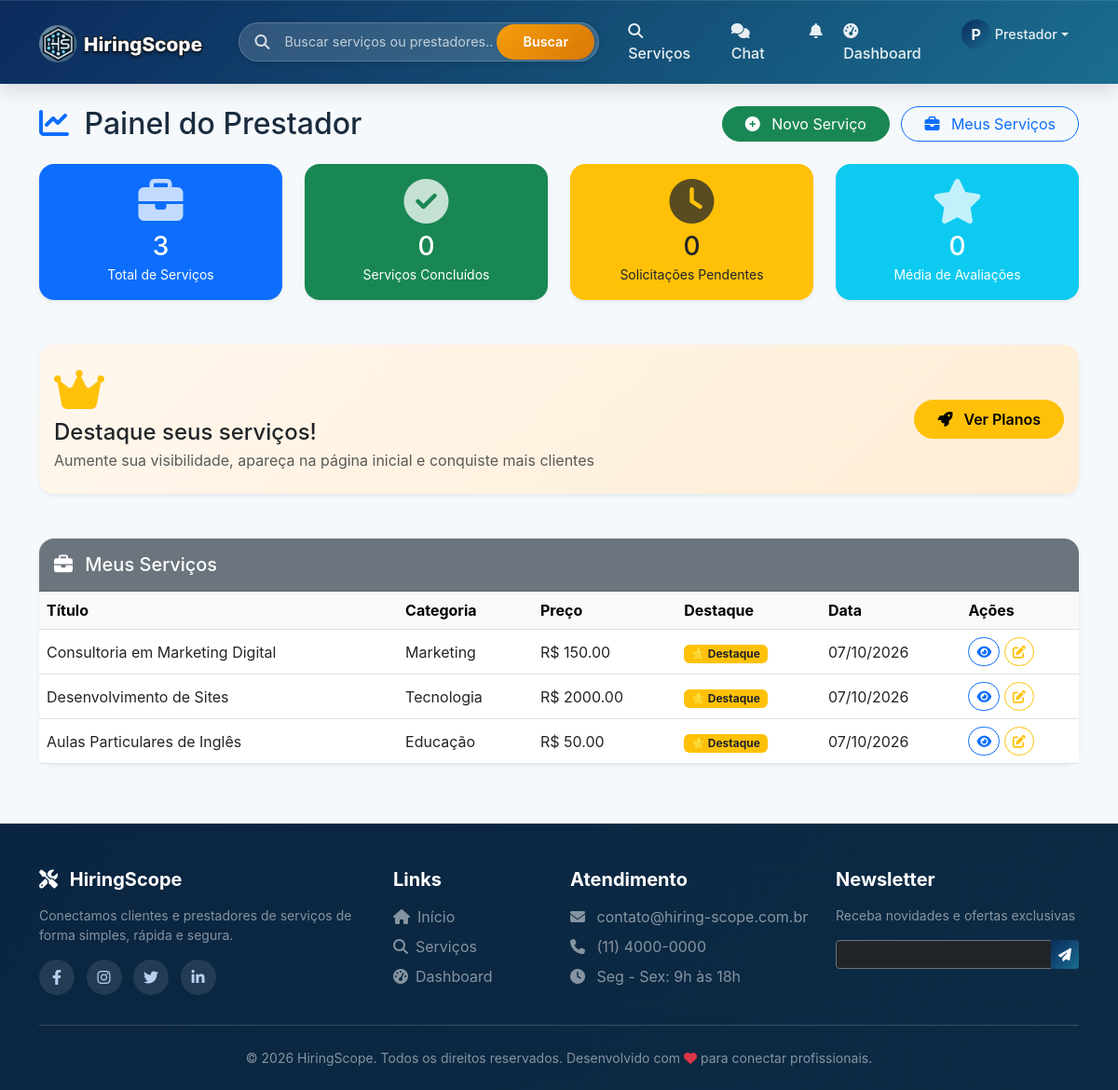
/dashboard (signed in), run on the app's committed database.
### models.py (models this page shows, shortened)
class Usuario(UserMixin, db.Model):
    __tablename__ = 'usuarios'
    id = db.Column(db.Integer, primary_key=True)
    nome = db.Column(db.String(100), nullable=False)
    email = db.Column(db.String(100), unique=True, nullable=False)
    senha_hash = db.Column(db.String(200), nullable=False)
    telefone = db.Column(db.String(20))
    tipo = db.Column(db.String(20), nullable=False)  # cliente, prestador
    is_admin = db.Column(db.Boolean, default=False)
    data_cadastro = db.Column(db.DateTime, default=datetime.utcnow)
    foto_perfil = db.Column(db.String(200), default='default.jpg')
    foto_url = db.Column(db.String(500), nullable=True)
    descricao = db.Column(db.Text)
    servicos_oferecidos = db.relationship('Servico', back_populates='prestador', lazy=True)
    avaliacoes_recebidas = db.relationship('Avaliacao', foreign_keys='Avaliacao.prestador_id', back_populates='prestador', lazy=True)
    avaliacoes_feitas = db.relationship('Avaliacao', foreign_keys='Avaliacao.cliente_id', back_populates='cliente', lazy=True)
    favoritos = db.relationship('Favorito', foreign_keys='Favorito.cliente_id', back_populates='cliente', lazy=True)
    contratos_como_cliente = db.relationship('Contrato', foreign_keys='Contrato.cliente_id', back_populates='cliente', lazy=True)
    contratos_como_prestador = db.relationship('Contrato', foreign_keys='Contrato.prestador_id', back_populates='prestador', lazy=True)
    def media_avaliacoes(self):
        if self.avaliacoes_recebidas:
            total = sum([a.nota for a in self.avaliacoes_recebidas])
            return round(total / len(self.avaliacoes_recebidas), 1)
        return 0

class Servico(db.Model):
    __tablename__ = 'servicos'
    id = db.Column(db.Integer, primary_key=True)
    prestador_id = db.Column(db.Integer, db.ForeignKey('usuarios.id'), nullable=False)
    titulo = db.Column(db.String(200), nullable=False)
    descricao = db.Column(db.Text, nullable=False)
    categoria = db.Column(db.String(100))
    tipo_preco = db.Column(db.String(20), default='fixo')  # fixo, hora, dia, metro, consulta
    preco = db.Column(db.Float)
    destaque = db.Column(db.Boolean, default=False)
    destaque_pago = db.Column(db.Boolean, default=False)
    destaque_data_fim = db.Column(db.DateTime, nullable=True)
    plano_destaque = db.Column(db.String(20), nullable=True)  # 'basico', 'pro'
    data_postagem = db.Column(db.DateTime, default=datetime.utcnow)
    imagem_base64 = db.Column(db.Text, nullable=True)
    prestador = db.relationship('Usuario', foreign_keys=[prestador_id], back_populates='servicos_oferecidos')
    solicitacoes = db.relationship('Solicitacao', back_populates='servico', lazy=True)
    avaliacoes = db.relationship('Avaliacao', back_populates='servico', lazy=True)
    contratos = db.relationship('Contrato', back_populates='servico', lazy=True)
    def is_destaque_ativo(self):
        if self.destaque_pago and self.destaque_data_fim:
            return datetime.utcnow() < self.destaque_data_fim
        return self.destaque

### routes/main_routes.py (the view, shortened to what this page needs)
@main_bp.route('/dashboard')
@login_required
def dashboard():
    from models import Contrato
    if current_user.tipo == 'prestador':
        servicos = Servico.query.filter_by(prestador_id=current_user.id).order_by(Servico.data_postagem.desc()).all()
        contratos = Contrato.query.filter_by(prestador_id=current_user.id).order_by(Contrato.data_solicitacao.desc()).all()
        return render_template('dashboard_prestador.html',
                             servicos=servicos,
                             contratos=contratos,
                             contratos_pendentes=[c for c in contratos if c.status == 'pendente'],
                             contratos_andamento=[c for c in contratos if c.status in ['aceito', 'em_andamento']],
                             contratos_concluidos=[c for c in contratos if c.status == 'concluido'],
                             media_avaliacoes=current_user.media_avaliacoes())

### templates/dashboard_prestador.html (shortened to what this page needs)
{% extends "base.html" %}
{% block content %}
<div class="container mt-4">
    <div class="d-flex justify-content-between align-items-center mb-4 flex-wrap gap-3">
        <h2 class="mb-0">
            <i class="fas fa-chart-line me-2 text-primary"></i>
            Painel do Prestador
        </h2>
        <div>
            <a href="{{ url_for('servico.cadastro') }}" class="btn btn-success rounded-pill px-4 me-2">
                <i class="fas fa-plus-circle me-2"></i> Novo Serviço
            </a>
            <a href="{{ url_for('servico.meus_servicos') }}" class="btn btn-outline-primary rounded-pill px-4">
                <i class="fas fa-briefcase me-2"></i> Meus Serviços
            </a>
        </div>
    </div>
    <div class="row g-4 mb-5">
        <div class="col-md-3 col-6">
            <div class="card shadow-sm border-0 rounded-4 bg-primary text-white">
                <div class="card-body text-center">
                    <i class="fas fa-briefcase fa-3x mb-2 opacity-75"></i>
                    <h3 class="mb-0">{{ total_servicos|default(servicos|length) }}</h3>
                    <small>Total de Serviços</small>
                </div>
            </div>
        </div>
        <div class="col-md-3 col-6">
            <div class="card shadow-sm border-0 rounded-4 bg-success text-white">
                <div class="card-body text-center">
                    <i class="fas fa-check-circle fa-3x mb-2 opacity-75"></i>
                    <h3 class="mb-0">{{ contratos_concluidos|length }}</h3>
                    <small>Serviços Concluídos</small>
                </div>
            </div>
        </div>
        <div class="col-md-3 col-6">
            <div class="card shadow-sm border-0 rounded-4 bg-warning text-dark">
                <div class="card-body text-center">
                    <i class="fas fa-clock fa-3x mb-2 opacity-75"></i>
                    <h3 class="mb-0">{{ contratos_pendentes|length }}</h3>
                    <small>Solicitações Pendentes</small>
                </div>
            </div>
        </div>
        <div class="col-md-3 col-6">
            <div class="card shadow-sm border-0 rounded-4 bg-info text-white">
                <div class="card-body text-center">
                    <i class="fas fa-star fa-3x mb-2 opacity-75"></i>
                    <h3 class="mb-0">{{ media_avaliacoes|default(current_user.media_avaliacoes()) }}</h3>
                    <small>Média de Avaliações</small>
                </div>
            </div>
        </div>
    </div>
    <div class="card shadow-sm border-0 rounded-4 mb-5 bg-gradient-warning">
        <div class="card-body text-center py-4">
            <div class="row align-items-center">
                <div class="col-md-8 text-md-start">
                    <i class="fas fa-crown fa-3x text-warning mb-2"></i>
                    <h4 class="mb-1">Destaque seus serviços!</h4>
                    <p class="mb-0 text-muted">Aumente sua visibilidade, apareça na página inicial e conquiste mais clientes</p>
                </div>
                <div class="col-md-4 text-md-end mt-3 mt-md-0">
                    <a href="{{ url_for('servico.planos_destaque') }}" class="btn btn-warning rounded-pill px-4 py-2 fw-semibold">
                        <i class="fas fa-rocket me-2"></i> Ver Planos
                    </a>
                </div>
            </div>
        </div>
    </div>
    <div class="card shadow-sm border-0 rounded-4">
        <div class="card-header bg-secondary text-white rounded-top-4 py-3">
            <h5 class="mb-0">
                <i class="fas fa-briefcase me-2"></i>
                Meus Serviços
            </h5>
        </div>
        <div class="card-body p-0">
            <div class="table-responsive">
                <table class="table table-hover mb-0">
                    <thead class="table-light">
                        <tr>
                            <th>Título</th>
                            <th>Categoria</th>
                            <th>Preço</th>
                            <th>Destaque</th>
                            <th>Data</th>
                            <th>Ações</th>
                        </tr>
                    </thead>
                    <tbody>
                        {% for servico in servicos %}
                        <tr>
                            <td>{{ servico.titulo }}</td>
                            <td>{{ servico.categoria }}</td>
                            <td>R$ {{ "%.2f"|format(servico.preco) if servico.preco else 'Sob consulta' }}</td>
                            <td>
                                {% if servico.is_destaque_ativo() %}
                                    <span class="badge bg-warning text-dark">⭐ Destaque</span>
                                {% else %}
                                    <span class="badge bg-secondary">Normal</span>
                                {% endif %}
                            </td>
                            <td>{{ servico.data_postagem.strftime('%d/%m/%Y') }}</td>
                            <td>
                                <a href="{{ url_for('servico.detalhe', id=servico.id) }}" class="btn btn-sm btn-outline-primary rounded-pill" target="_blank">
                                    <i class="fas fa-eye"></i>
                                </a>
                                <a href="{{ url_for('servico.editar', id=servico.id) }}" class="btn btn-sm btn-outline-warning rounded-pill">
                                    <i class="fas fa-edit"></i>
                                </a>
                            </td>
                        </tr>
                        {% endfor %}
                    </tbody>
                </table>
            </div>
        </div>
    </div>
</div>
{% endblock %}

### templates/components/base/navbar.html (shortened to what this page needs)
<nav class="navbar navbar-expand-lg navbar-dark sticky-top">
    <div class="container">
        <a class="navbar-brand" href="{{ url_for('main.index') }}">
            <img src="{{ url_for('static', filename='img/logo.png') }}"
                 alt="PrestaServiços"
                 class="navbar-logo"
                 style="height: 42px;"
                 onerror="this.onerror=null; this.parentNode.innerHTML='<i class=\'fas fa-tools me-2\'></i> PrestaServiços';">
        </a>
        <div class="search-bar-desktop d-none d-lg-block">
            <div class="search-bar-wrapper">
                <div class="search-icon"><i class="fas fa-search"></i></div>
                <input type="text" id="globalSearchInput" class="search-input" placeholder="Buscar serviços ou prestadores...">
                <button id="globalSearchBtn" class="search-btn">Buscar</button>
            </div>
        </div>
        <div class="collapse navbar-collapse" id="navbarNav">
            <ul class="navbar-nav ms-auto">
                <li class="nav-item">
                    <a class="nav-link" href="{{ url_for('servico.lista') }}">
                        <i class="fas fa-search me-1"></i> Serviços
                    </a>
                </li>
                {% if current_user.is_authenticated %}
                    <li class="nav-item position-relative">
                        <a class="nav-link chat-link" href="{{ url_for('chat.index') }}">
                            <i class="fas fa-comments me-1"></i> Chat
                        </a>
                    </li>
                    <li class="nav-item dropdown">
                        <a class="nav-link" href="#" id="notificationDropdown" role="button" data-bs-toggle="dropdown">
                            <i class="fas fa-bell"></i>
                        </a>
                    </li>
                    <li class="nav-item">
                        <a class="nav-link" href="{{ url_for('main.dashboard') }}">
                            <i class="fas fa-tachometer-alt me-1"></i> Dashboard
                        </a>
                    </li>
                    <li class="nav-item dropdown">
                        <a class="nav-link dropdown-toggle d-flex align-items-center" href="#" id="userDropdown" role="button" data-bs-toggle="dropdown">
                            {% if current_user.foto_url %}
                                <img src="{{ current_user.foto_url }}" class="user-avatar-nav" alt="Avatar" onerror="this.style.display='none'; this.parentNode.querySelector('.user-avatar-nav-placeholder').style.display='inline-flex';">
                                <div class="user-avatar-nav-placeholder" style="display: none;">{{ current_user.nome[0]|upper }}</div>
                            {% else %}
                                <div class="user-avatar-nav-placeholder">{{ current_user.nome[0]|upper }}</div>
                            {% endif %}
                            <span class="user-name-nav ms-1">{{ current_user.nome.split()[0] }}</span>
                        </a>
                    </li>
                {% endif %}
            </ul>
        </div>
    </div>
</nav>

### data on the page
Usuario: nome "P", nome "Prestador"
Servico: titulo "Consultoria em Marketing Digital", categoria "Marketing", preco "150.00", destaque_pago "⭐ Destaque", data_postagem "07/10/2026"
Servico: titulo "Desenvolvimento de Sites", categoria "Tecnologia", preco "2000.00", destaque_pago "⭐ Destaque", data_postagem "07/10/2026"
Servico: titulo "Aulas Particulares de Inglês", categoria "Educação", preco "50.00", destaque_pago "⭐ Destaque", data_postagem "07/10/2026"

### other printed values
{{ total_servicos|default(servicos|length) }} "3"
{{ contratos_concluidos|length }} "0"
{{ contratos_pendentes|length }} "0"
{{ media_avaliacoes|default(current_user.media_avaliacoes()) }} "0"
